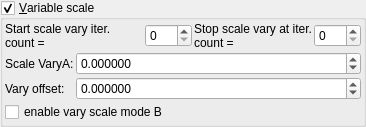
       <widget class="MyGroupBox" name="groupCheck_transf_function_enabledS_false">
        <property name="toolTip">
         <string/>
        </property>
        <property name="title">
         <string>&amp;Variable scale</string>
        </property>
        <property name="checkable">
         <bool>true</bool>
        </property>
        <layout class="QVBoxLayout" name="verticalLayout_32" stretch="0,0">
         <property name="spacing">
          <number>2</number>
         </property>
         <property name="leftMargin">
          <number>2</number>
         </property>
         <property name="topMargin">
          <number>2</number>
         </property>
         <property name="rightMargin">
          <number>2</number>
         </property>
         <property name="bottomMargin">
          <number>2</number>
         </property>
         <item>
          <layout class="QHBoxLayout" name="horizontalLayout" stretch="0,1,0,1">
           <property name="topMargin">
            <number>0</number>
           </property>
           <item>
            <widget class="QLabel" name="label_77">
             <property name="text">
              <string>Start scale vary iter. count =</string>
             </property>
             <property name="wordWrap">
              <bool>true</bool>
             </property>
            </widget>
           </item>
           <item>
            <widget class="MySpinBox" name="spinboxInt_transf_start_iterations_X">
             <property name="sizePolicy">
              <sizepolicy hsizetype="Minimum" vsizetype="Maximum">
               <horstretch>0</horstretch>
               <verstretch>0</verstretch>
              </sizepolicy>
             </property>
             <property name="minimum">
              <number>0</number>
             </property>
             <property name="maximum">
              <number>999</number>
             </property>
             <property name="value">
              <number>0</number>
             </property>
            </widget>
           </item>
           <item>
            <widget class="QLabel" name="label_59">
             <property name="text">
              <string>Stop scale vary at iter. count =</string>
             </property>
             <property name="wordWrap">
              <bool>true</bool>
             </property>
            </widget>
           </item>
           <item>
            <widget class="MySpinBox" name="spinboxInt_transf_stop_iterations_X">
             <property name="sizePolicy">
              <sizepolicy hsizetype="Preferred" vsizetype="Maximum">
               <horstretch>0</horstretch>
               <verstretch>0</verstretch>
              </sizepolicy>
             </property>
             <property name="maximum">
              <number>999</number>
             </property>
            </widget>
           </item>
          </layout>
         </item>
         <item>
          <layout class="QGridLayout" name="gridLayout_31" columnstretch="0,1">
           <property name="spacing">
            <number>2</number>
           </property>
           <item row="3" column="0" colspan="2">
            <widget class="MyCheckBox" name="checkBox_transf_function_enabledM_false">
             <property name="text">
              <string>enable vary scale mode B</string>
             </property>
            </widget>
           </item>
           <item row="1" column="1">
            <widget class="MyDoubleSpinBox" name="spinbox_transf_scale_vary_0">
             <property name="sizePolicy">
              <sizepolicy hsizetype="Minimum" vsizetype="Maximum">
               <horstretch>0</horstretch>
               <verstretch>0</verstretch>
              </sizepolicy>
             </property>
             <property name="prefix">
              <string/>
             </property>
             <property name="suffix">
              <string/>
             </property>
             <property name="decimals">
              <number>6</number>
             </property>
             <property name="minimum">
              <double>-99.989999999999995</double>
             </property>
             <property name="maximum">
              <double>99.989999999999995</double>
             </property>
             <property name="singleStep">
              <double>0.100000000000000</double>
             </property>
            </widget>
           </item>
           <item row="2" column="0">
            <widget class="QLabel" name="label_151">
             <property name="text">
              <string>Vary offset:</string>
             </property>
            </widget>
           </item>
           <item row="2" column="1">
            <widget class="MyDoubleSpinBox" name="spinbox_transf_scaleB_1">
             <property name="sizePolicy">
              <sizepolicy hsizetype="Minimum" vsizetype="Maximum">
               <horstretch>0</horstretch>
               <verstretch>0</verstretch>
              </sizepolicy>
             </property>
             <property name="prefix">
              <string/>
             </property>
             <property name="suffix">
              <string/>
             </property>
             <property name="decimals">
              <number>6</number>
             </property>
             <property name="minimum">
              <double>-99.989999999999995</double>
             </property>
             <property name="maximum">
              <double>99.989999999999995</double>
             </property>
             <property name="singleStep">
              <double>0.100000000000000</double>
             </property>
            </widget>
           </item>
           <item row="1" column="0">
            <widget class="QLabel" name="label_144">
             <property name="text">
              <string>Scale VaryA:</string>
             </property>
            </widget>
           </item>
          </layout>
         </item>
        </layout>
       </widget>
